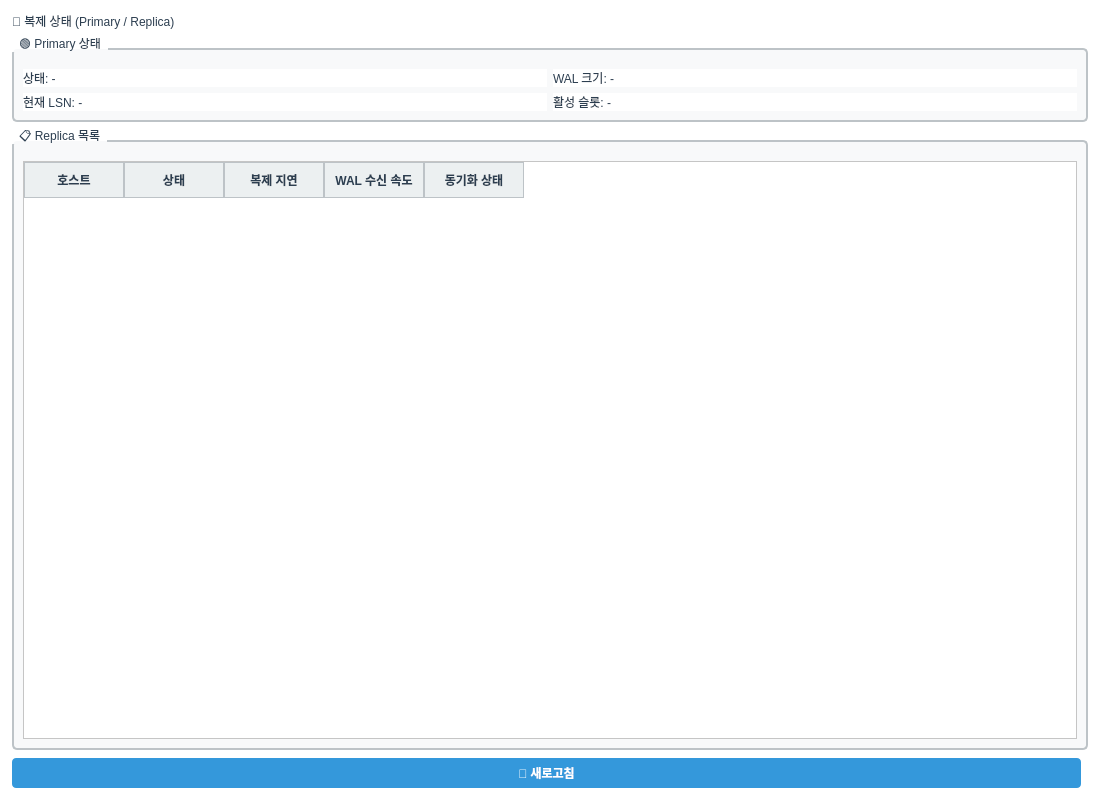
<?xml version="1.0" encoding="UTF-8"?>
<ui version="4.0">
 <class>ReplicationTab</class>
 <widget class="QWidget" name="ReplicationTab">
  <property name="geometry">
   <rect>
    <x>0</x>
    <y>0</y>
    <width>1100</width>
    <height>800</height>
   </rect>
  </property>
  <property name="windowTitle">
   <string>복제 상태</string>
  </property>
  <property name="styleSheet">
   <string notr="true">QWidget {
    background-color: #FFFFFF;
    color: #2C3E50;
    font-family: &quot;맑은 고딕&quot;, &quot;Segoe UI&quot;;
    font-size: 9pt;
}
QPushButton {
    background-color: #3498DB;
    color: #FFFFFF;
    border: none;
    border-radius: 4px;
    padding: 6px 12px;
    font-weight: bold;
}
QPushButton:hover {
    background-color: #2980B9;
}
QPushButton:disabled {
    background-color: #BDC3C7;
    color: #7F8C8D;
}
QTableWidget {
    gridline-color: #BDC3C7;
    background-color: #FFFFFF;
    alternate-background-color: #F8F9FA;
    selection-background-color: #3498DB;
    selection-color: #FFFFFF;
}
QHeaderView::section {
    background-color: #ECF0F1;
    color: #2C3E50;
    padding: 6px;
    border: 1px solid #BDC3C7;
    font-weight: bold;
}
QGroupBox {
    border: 2px solid #BDC3C7;
    border-radius: 5px;
    margin-top: 10px;
    padding-top: 10px;
    background-color: #F8F9FA;
}
QGroupBox::title {
    subcontrol-origin: margin;
    subcontrol-position: top left;
    padding: 0 5px;
    color: #2C3E50;
    font-weight: bold;
}</string>
  </property>
  <layout class="QVBoxLayout" name="verticalLayout">
   <property name="spacing">
    <number>8</number>
   </property>
   <property name="leftMargin">
    <number>12</number>
   </property>
   <property name="topMargin">
    <number>12</number>
   </property>
   <property name="rightMargin">
    <number>12</number>
   </property>
   <property name="bottomMargin">
    <number>12</number>
   </property>
   <item>
    <widget class="QLabel" name="lbl_title">
     <property name="text">
      <string>🔄 복제 상태 (Primary / Replica)</string>
     </property>
    </widget>
   </item>
   <item>
    <widget class="QGroupBox" name="groupPrimary">
     <property name="title">
      <string>🟢 Primary 상태</string>
     </property>
     <layout class="QGridLayout" name="gridPrimary">
      <item row="0" column="0">
       <widget class="QLabel" name="labelPrimaryStatus">
        <property name="text">
         <string>상태: -</string>
        </property>
       </widget>
      </item>
      <item row="0" column="1">
       <widget class="QLabel" name="labelWalSize">
        <property name="text">
         <string>WAL 크기: -</string>
        </property>
       </widget>
      </item>
      <item row="1" column="0">
       <widget class="QLabel" name="labelWalLsn">
        <property name="text">
         <string>현재 LSN: -</string>
        </property>
       </widget>
      </item>
      <item row="1" column="1">
       <widget class="QLabel" name="labelActiveSlots">
        <property name="text">
         <string>활성 슬롯: -</string>
        </property>
       </widget>
      </item>
     </layout>
    </widget>
   </item>
   <item>
    <widget class="QGroupBox" name="groupReplicas">
     <property name="title">
      <string>📋 Replica 목록</string>
     </property>
     <layout class="QVBoxLayout" name="vl_replicas">
      <item>
       <widget class="QTableWidget" name="tableReplicas">
        <property name="alternatingRowColors">
         <bool>true</bool>
        </property>
        <property name="selectionBehavior">
         <enum>QAbstractItemView::SelectRows</enum>
        </property>
        <property name="editTriggers">
         <set>QAbstractItemView::NoEditTriggers</set>
        </property>
        <property name="columnCount">
         <number>5</number>
        </property>
        <column>
         <property name="text">
          <string>호스트</string>
         </property>
        </column>
        <column>
         <property name="text">
          <string>상태</string>
         </property>
        </column>
        <column>
         <property name="text">
          <string>복제 지연</string>
         </property>
        </column>
        <column>
         <property name="text">
          <string>WAL 수신 속도</string>
         </property>
        </column>
        <column>
         <property name="text">
          <string>동기화 상태</string>
         </property>
        </column>
       </widget>
      </item>
     </layout>
    </widget>
   </item>
   <item>
    <layout class="QHBoxLayout" name="hl_buttons">
     <item>
      <widget class="QPushButton" name="btnRefresh">
       <property name="text">
        <string>🔄 새로고침</string>
       </property>
      </widget>
     </item>
     <item>
      <spacer name="spacer_btn">
       <property name="orientation">
        <enum>Qt::Horizontal</enum>
       </property>
      </spacer>
     </item>
    </layout>
   </item>
  </layout>
 </widget>
 <resources/>
 <connections/>
</ui>
